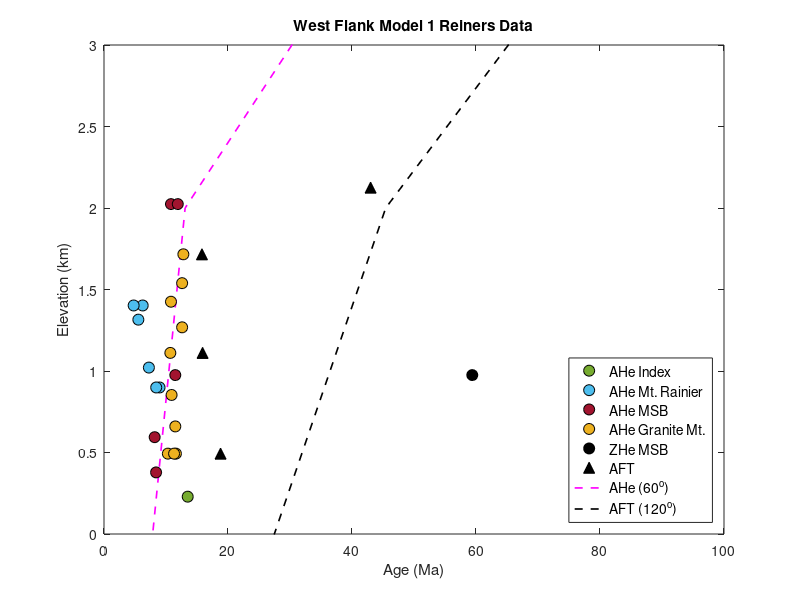

Write MATLAB code to recreate this figure.
%load data structure with west flank Reiners data
%AHe and AFT are just the first few columns of the TC output from 
%tqtec until the model converges on the oldest age. All I did was import
%these as matrices and add to the structure.mat file
load('west.mat')
sample=west.sample;
elevation=west.elevation;
elevation=elevation./10^3;
age=west.age;
error=west.error;
AHe=west.AHe;
AFT=west.AFT;

%plot of West Flank data and TC data from tqtec
hold on
box on
title('West Flank Model 1 Reiners Data');
p8=plot(abs((AFT(:,1)-85)),(AFT(:,2)),'--k','LineWidth',1.2); %flip x-xaxis ages from model
p7=plot(abs((AHe(:,1)-85)),(AHe(:,2)),'--m','LineWidth',1.2); %flip x-xaxis ages from model
%plot(abs((AFT(:,1)-85)),(AFT(:,2)-0.5),'--k','LineWidth',1.2); %change offset for tqtec depth
%plot(abs((AHe(:,1)-85)),(AHe(:,2)-0.5),'--m','LineWidth',1.2); %change offset for tqtec depth
p1=plot(age(1),elevation(1),'o','MarkerSize', 8, 'MarkerEdgeColor','k',...
'MarkerFaceColor',[0.4660 0.6740 0.1880]);
p2=plot(age(2:7),elevation(2:7),'o','MarkerSize', 8, 'MarkerEdgeColor','k',...
'MarkerFaceColor',[0.3010 0.7450 0.9330]);
p3=plot(age(8:12),elevation(8:12),'o','MarkerSize', 8, 'MarkerEdgeColor','k',...
'MarkerFaceColor',[0.6350 0.0780 0.1840]);
p4=plot(age(13:22),elevation(13:22),'o','MarkerSize', 8, 'MarkerEdgeColor','k',...
'MarkerFaceColor',[0.9290 0.6940 0.1250]);
p5=plot(age(23),elevation(23),'o','MarkerSize', 8, 'MarkerEdgeColor','k',...
'MarkerFaceColor','k');
p6=plot(age(24:end),elevation(24:end),'^','MarkerSize', 8, 'MarkerEdgeColor','k',...
'MarkerFaceColor','k');
xlabel('Age (Ma)')
ylabel('Elevation (km)')
xlim([0 100])
ylim([0 3]);
legend([p1,p2,p3,p4,p5,p6,p7,p8],{'AHe Index','AHe Mt. Rainier',...
    'AHe MSB','AHe Granite Mt.','ZHe MSB','AFT','AHe (60^o)','AFT (120^o)'},'location',...
    'southeast','FontSize',10)
%legend([p1,p2,p3,p4,p5,p6],{'AHe Index','AHe Mt. Rainier',...
% 'AHe MSB','AHe Granite Mt.','ZHe MSB','AFT'},'location','northeast','FontSize',10)